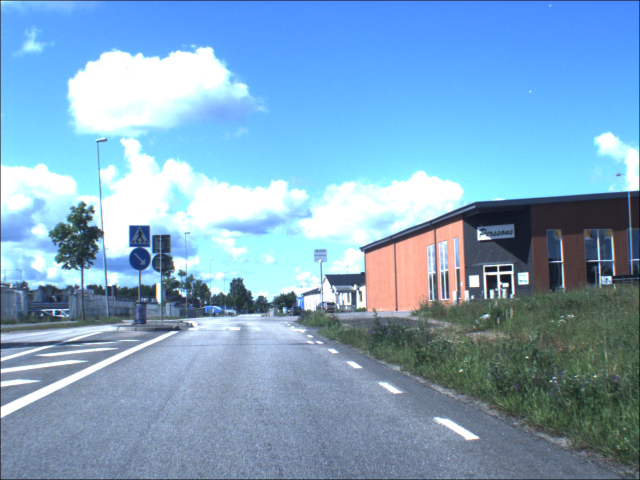
%> input picture SignalDetector/strada2.jpg, 1280 x 960 px (shown at 1/2 size)
$ octave DetectOnRoad.m   (GNU Octave 9; MATLAB toolbox functions it lacks are replaced by stand-ins)
%> lines starting %> are read from the running program, lines starting %| are printed output that depends on the picture
close all;clc
FrameI=imread('strada2.jpg');
%> FrameI is the input picture: size 960x1280x3 uint8; mean R, G, B 127.4, 165.7, 195.7
FrameI=imresize(FrameI,0.5);
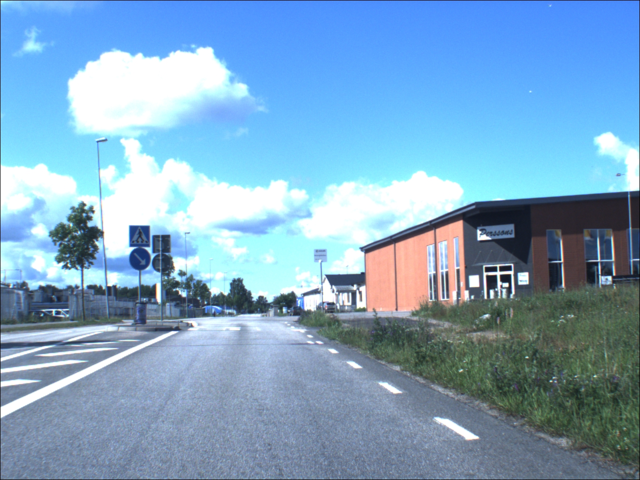
%> FrameI: size 480x640x3 uint8; mean R, G, B 127.4, 165.8, 195.8
[mF nF cF]=size(FrameI);
%> mF = 480; nF = 640; cF = 3
FrameI=im2double(FrameI);
%> FrameI: size 480x640x3 double
Npoints=mF *nF;
%> Npoints = 307200
figure(1)
imshow(FrameI);
R=FrameI(:,:,1);
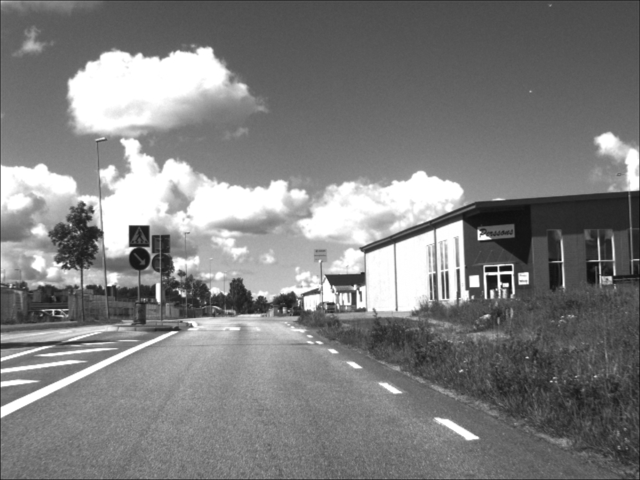
%> R: size 480x640 double; min 0.0471, max 1, mean 0.5
G=FrameI(:,:,2);
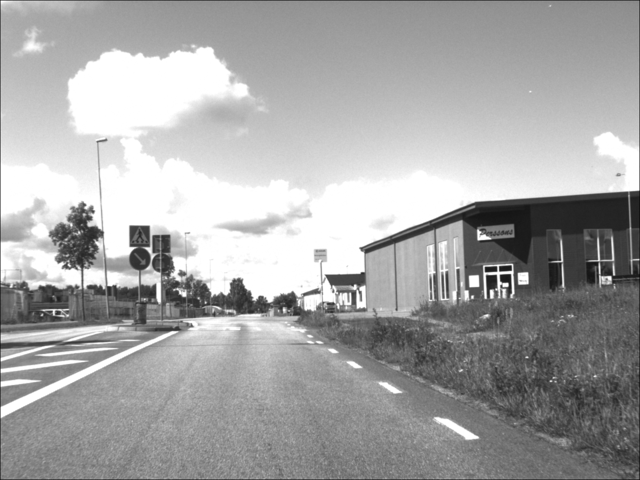
%> G: size 480x640 double; min 0.0588, max 1, mean 0.65
B=FrameI(:,:,3);
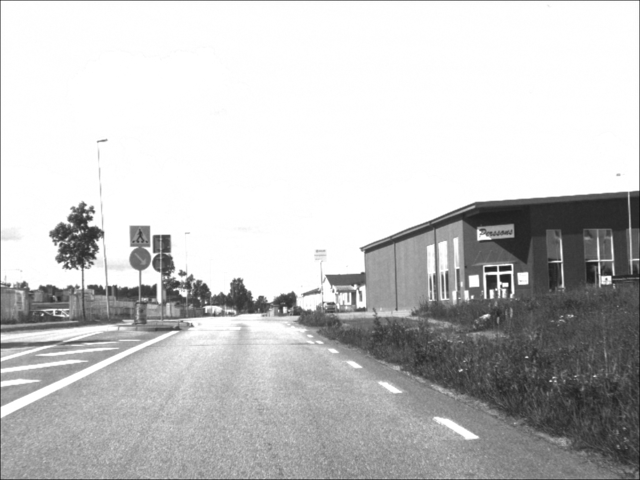
%> B: size 480x640 double; min 0.0824, max 1, mean 0.768
R=reshape(R,1,Npoints);
G=reshape(G,1,Npoints);
B=reshape(B,1,Npoints);


Ihsv=rgb2hsv(FrameI);
%> Ihsv: size 480x640x3 double; mean H, S, V 0.508, 0.348, 0.782
figure(6)
H=Ihsv(:,:,1);
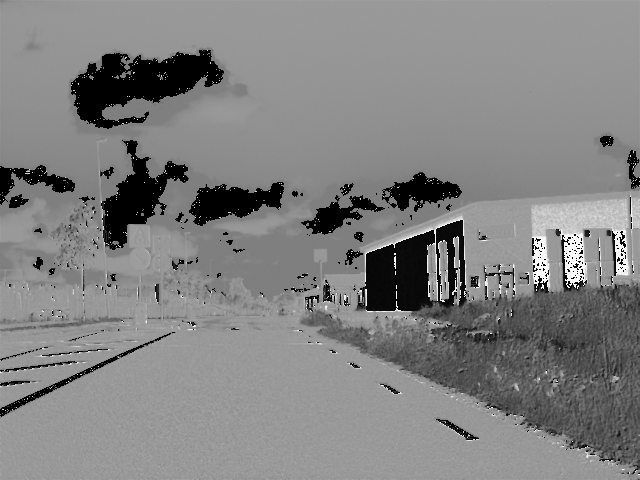
%> H: size 480x640 double; min 0, max 0.997, mean 0.508
imshow(H);


FrameI=[R;G;B;];
NumFig=6 %Numero finestre attuali
%> (the run ends here)

$ run again, with SignalDetector/StradaStop.jpg copied over SignalDetector/strada2.jpg
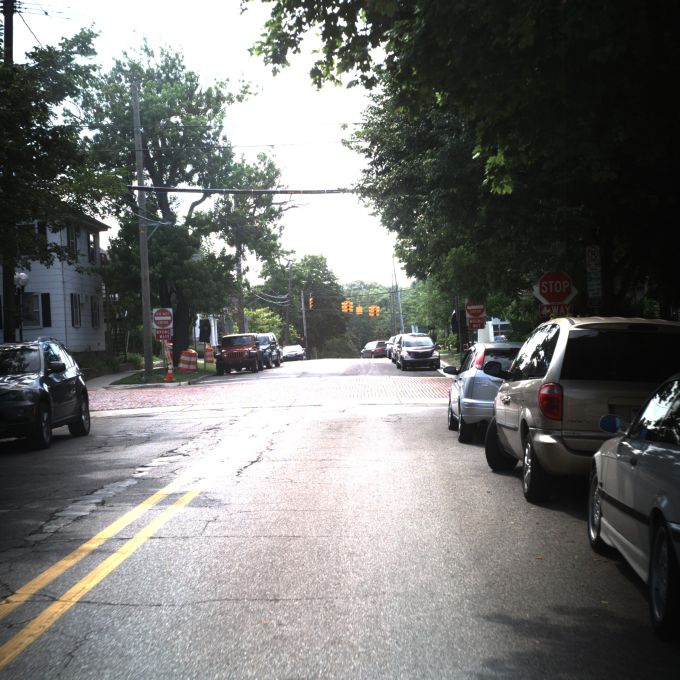
%> input picture SignalDetector/StradaStop.jpg, 2040 x 2040 px (shown at 1/3 size)
%> FrameI is the input picture: size 2040x2040x3 uint8; mean R, G, B 115.1, 115.9, 113.9
%> `B=FrameI(:,:,3);`:
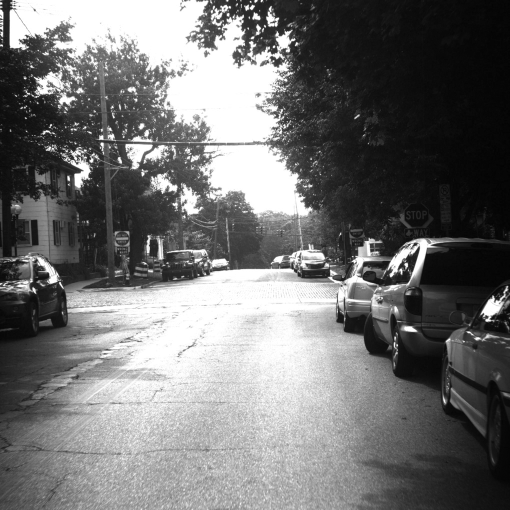
%> B: size 1020x1020 double (shown at 1/2 size); min 0.00784, max 1, mean 0.447
%> Ihsv: size 1020x1020x3 double; mean H, S, V 0.351, 0.113, 0.469
%> `H=Ihsv(:,:,1);`:
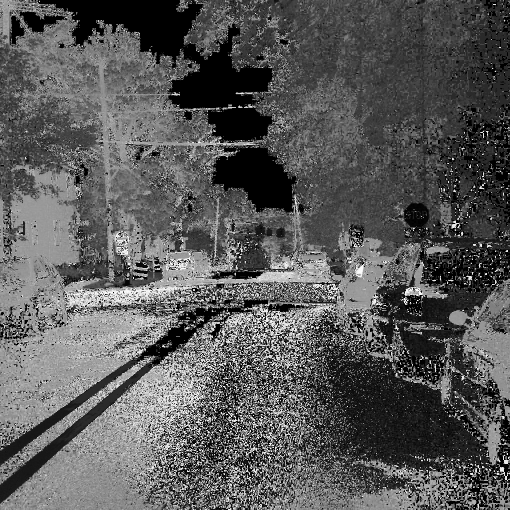
%> H: size 1020x1020 double (shown at 1/2 size); min 0, max 0.999, mean 0.351
